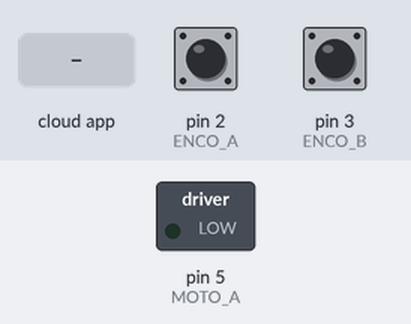
Bench run of a sketch on a simulated Arduino Uno, built with avr-gcc and run on an emulated ATmega328P. On the bench: switched loads named in the sketch (green lamp = pin HIGH). Inputs (shaded band) come from the test bench; at power-on: pin 2 (ENCO_A) HIGH, pin 3 (ENCO_B) HIGH. The ROS host is connected and sends only what is stated.

Above: at 1.2 s.
1.3 s: the phone or cloud app sets linear.x to -100
At 2.5 s:
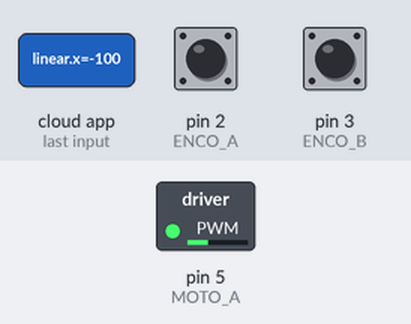
2.8 s: the phone or cloud app sets angular.z to 100
At 3.4 s:
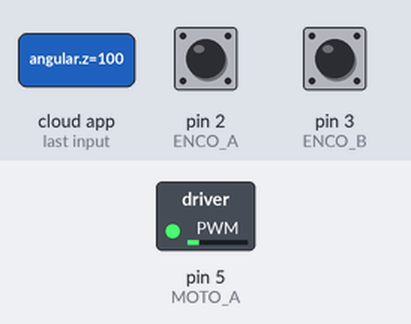
4.3 s: the phone or cloud app sets linear.x to 0
At 5.2 s:
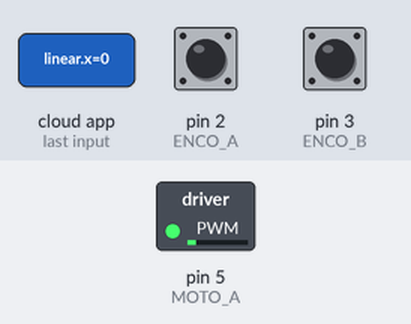
5.8 s: the phone or cloud app sets angular.z to -100
At 6.1 s:
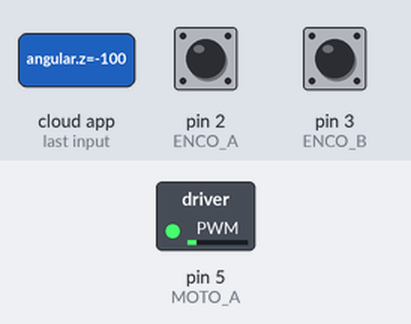
Timing chart, 0 to 8.3 s (numbered marks = the images above; inputs shaded):
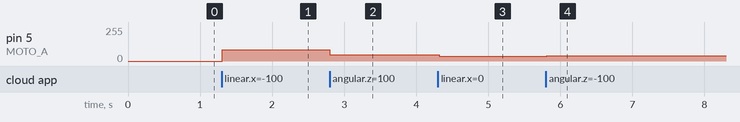

Measured:
- after the input at 1.3 s, pin 5 (MOTO_A): 0/255 → 85/255 at once
- after the input at 2.8 s, pin 5 (MOTO_A): 85/255 → 48/255 at once
- after the input at 4.3 s, pin 5 (MOTO_A): 48/255 → 36/255 at once
- after the input at 5.8 s, pin 5 (MOTO_A): 36/255 → 38/255 at once

The sketch:

DCPIN_front_right.ino
```cpp
//ROSのライブラリー//
#include <ros.h>
#include <geometry_msgs/Twist.h>

//Arduinoのライブラリー//
#include <MsTimer2.h>

//ピン設定//
#define ENCO_A 2
#define ENCO_B 3
#define MOTO_A 5
#define MOTO_D 6

//Encorder_count変数
volatile long int count = 0;
int Speed_count;
int rpm;
const float alpha=45;
const float pi=3.14159;

ros::NodeHandle nh;//登録

void Set_MOTOR(float value){
  if(value > 0){
    digitalWrite(MOTO_D,HIGH);
    analogWrite(MOTO_A, min(max((int)(value * 256), 0), 255));
    }
   else if(value<0){
    digitalWrite(MOTO_D,LOW);
    analogWrite(MOTO_A, min(max((int)(-value*256),0),255));
   }
  else{
    digitalWrite(MOTO_D,LOW);
    analogWrite(MOTO_A,0);
  }
}

void Read_ENCOA(){
  bool af=digitalRead(ENCO_A);
  bool b=digitalRead(ENCO_B);
  if(af==b)count++;
  else count--;
}

void Read_ENCOB(){
  bool ab=digitalRead(ENCO_A);
  bool bb=digitalRead(ENCO_B);
  if(ab != bb)count++;
  else count--;
}

void Count_Speed(){
  static int last_count= 0 ;
  Speed_count= count - last_count;
  last_count = count;
}
void setspeed(const float linear_x , const float linear_y , const float angular_z){
  static float target =0;
  static int rpm;
  rpm = (60 * (Speed_count / 0.04)) / 1024;
  target = (cos((alpha*pi)/180)*(linear_x *60)/(2*3.14*0.0635))+(sin((alpha*pi)/180)*(linear_y *60)/(2*3.14*0.0635))+(angular_z*0.31*60)/(2*pi*0.0635);//(linear_x *60)/(2*3.14*0.0635);
 /* if(linear_x> 0) {
    target = (cos((alpha*pi)/180)*(linear_x *60)/(2*3.14*0.0635))-(sin((alpha*pi)/180)*(linear_y *60)/(2*3.14*0.0635));
  } else if (linear_x <0){
    target = (linear_x *60)/(2*3.14*0.0635);
  } else{
    target = 0;
  }*/
  float diff = (rpm - target);
  static float iterm = 0;
  float dt = 0.040;
  iterm += diff * dt;
float Kf = 0.0017;
float Kp = 0.0014;
float Ki = 0.0008;
  float value = Kf * target - Kp * diff - Ki * iterm;
  Set_MOTOR(value);
  if (target == 0 && rpm == 0)iterm *= 0.5;
}


void messageCb(const geometry_msgs::Twist & twist){
  const float linear_x = twist.linear.x;
  const float linear_y = twist.linear.y;
  const float angular_z = twist.angular.z;
  setspeed(linear_x , linear_y , angular_z);
}

ros::Subscriber<geometry_msgs::Twist> sub("cmd_vel", &messageCb);
void setup() {
  MsTimer2::set(40, Count_Speed);
  MsTimer2::start();
  bool a = digitalRead(ENCO_A);
  bool b = digitalRead(ENCO_B);
  pinMode(ENCO_A, INPUT_PULLUP);
  pinMode(ENCO_B, INPUT_PULLUP);
  attachInterrupt(digitalPinToInterrupt(ENCO_A), Read_ENCOA, CHANGE);
  attachInterrupt(digitalPinToInterrupt(ENCO_B), Read_ENCOB, CHANGE);
  nh.getHardware()->setBaud(115200);
  nh.initNode();
  nh.subscribe(sub);
  // put your setup code here, to run once:

}

void loop() {
  nh.spinOnce();
  delay(20);
  // put your main code here, to run repeatedly:

}
```
